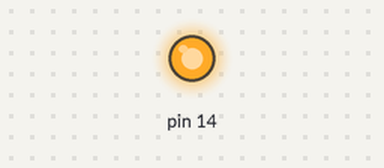
Bench run of a sketch on a simulated Arduino Uno, built with avr-gcc and run on an emulated ATmega328P. Shown: output pins drawn as LEDs (lit = HIGH).

Above: at 0.1 s.
At 60.3 s:
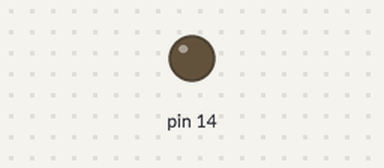
Timing chart, 0 to 127.5 s (numbered marks = the images above):
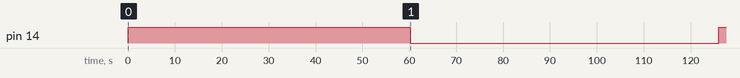

Measured:
- by itself, pin 14: HIGH → LOW at 60.2 s, → HIGH 65.8 s later

The sketch:

timer_arduino.ino
```cpp
uint16_t timestamp;

void setup() {
  timestamp = 0;
  DDRC |= (1<<DDC0);
  OCR0A = 0xFA;
  TIMSK0 |= _BV(OCIE0A);
  PORTC ^= (1 << PC0);
}

SIGNAL(TIMER0_COMPA_vect) {
  TCNT0 = 0;
  timestamp++;

  if (timestamp == 60000)
    PORTC ^= (1 << PC0);
}

void loop() {

}
```
